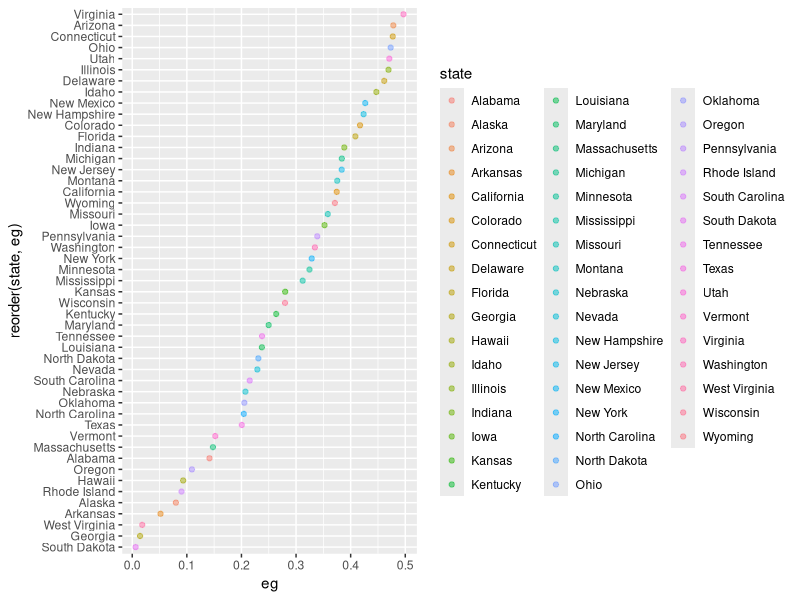
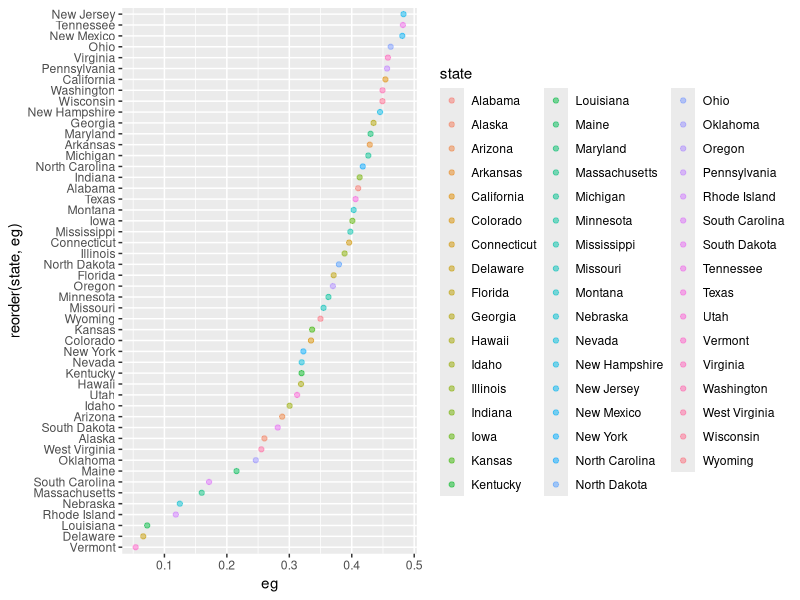
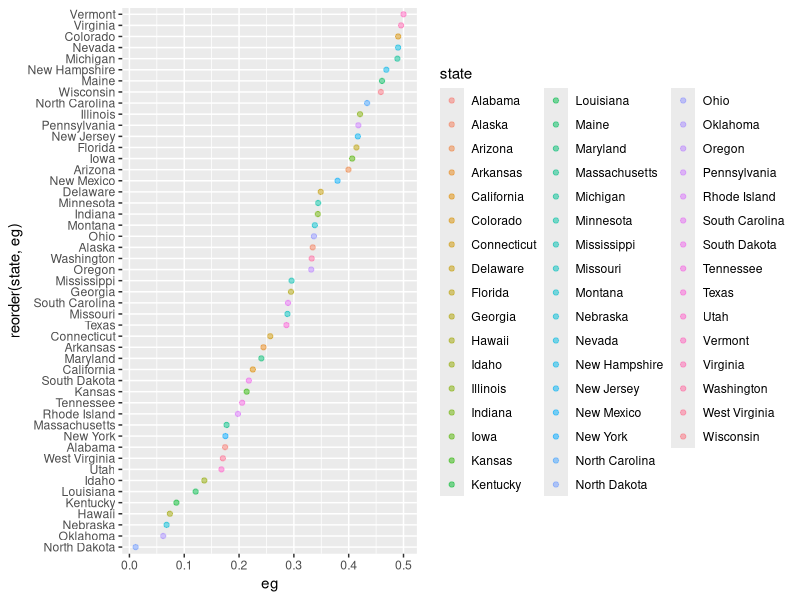
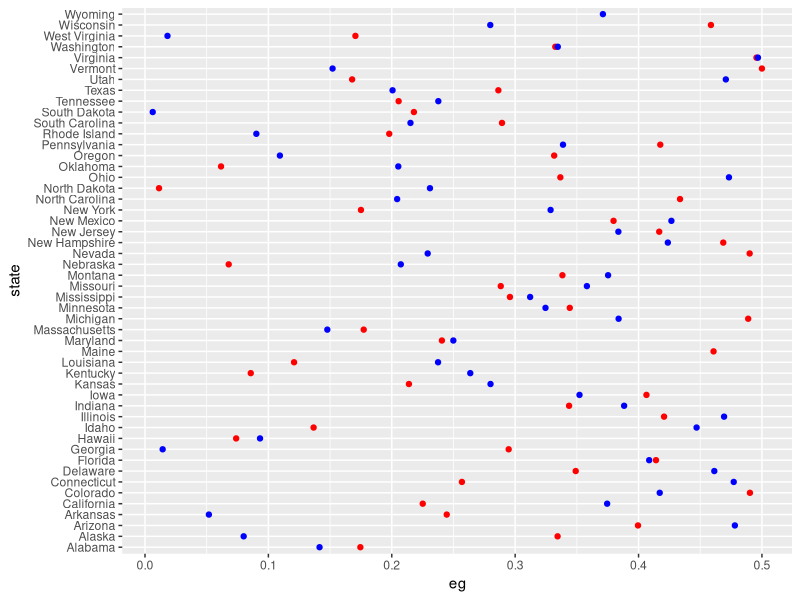

Write R code to recreate these figures, in order.
## ---- chunk 1
library(tidyverse) 
## ---- chunk 2
dn <- read_csv("1976-2016-house.csv")
eg_1976 <- dn %>% filter(year == 1976, party == "democrat" | party == "republican") %>% mutate(realDistrict = paste(state, district, sep="-")) %>% select(year, state, realDistrict, party, candidatevotes, totalvotes, state) %>% group_by(state) %>% summarise(republicanvotes = sum(candidatevotes[party=="republican"]),demvotes = sum(candidatevotes[party=="democrat"]), wastedvotes_rep = case_when(
  republicanvotes > demvotes ~ round(republicanvotes-((demvotes+republicanvotes)/2)-1, digit = 0),
  demvotes > republicanvotes ~ republicanvotes
),
wastedvotes_dem = case_when(
  republicanvotes > demvotes ~ demvotes,
  demvotes > republicanvotes ~ round(demvotes-((demvotes+republicanvotes)/2)-1, digit = 0)
),
  total_statevotes = demvotes+republicanvotes,
  eg = abs((wastedvotes_dem - wastedvotes_rep)/total_statevotes)) %>% select(state,eg)

glimpse(eg_1976)

## ---- chunk 3

ggplot(eg_1976, mapping = aes(x = reorder(state,eg), y = eg, color = state)) +
  geom_point(alpha = 0.5) + coord_flip()

## ---- chunk 4
dn <- read_csv("1976-2016-house.csv")
eg_1996 <- dn %>% filter(year == 1996, party == "democrat" | party == "republican") %>% mutate(realDistrict = paste(state, district, sep="-")) %>% select(year, state, realDistrict, party, candidatevotes, totalvotes, state) %>% group_by(state) %>% summarise(republicanvotes = sum(candidatevotes[party=="republican"]),demvotes = sum(candidatevotes[party=="democrat"]), wastedvotes_rep = case_when(
  republicanvotes > demvotes ~ round(republicanvotes-((demvotes+republicanvotes)/2)-1, digit = 0),
  demvotes > republicanvotes ~ republicanvotes
),
wastedvotes_dem = case_when(
  republicanvotes > demvotes ~ demvotes,
  demvotes > republicanvotes ~ round(demvotes-((demvotes+republicanvotes)/2)-1, digit = 0)
),
  total_statevotes = demvotes+republicanvotes,
  eg = abs((wastedvotes_dem - wastedvotes_rep)/total_statevotes)) %>% select(state,eg)

glimpse(eg_1996)

## ---- chunk 5

ggplot(eg_1996, mapping = aes(x = reorder(state,eg), y = eg, color = state)) +
  geom_point(alpha = 0.5) + coord_flip()

## ---- chunk 6
dn <- read_csv("1976-2016-house.csv")
eg_2016 <- dn %>% filter(year == 2016, party == "democrat" | party == "republican") %>% mutate(realDistrict = paste(state, district, sep="-")) %>% select(year, state, realDistrict, party, candidatevotes, totalvotes, state) %>% group_by(state) %>% summarise(republicanvotes = sum(candidatevotes[party=="republican"]),demvotes = sum(candidatevotes[party=="democrat"]), wastedvotes_rep = case_when(
  republicanvotes > demvotes ~ round(republicanvotes-((demvotes+republicanvotes)/2)-1, digit = 0),
  demvotes > republicanvotes ~ republicanvotes
),
wastedvotes_dem = case_when(
  republicanvotes > demvotes ~ demvotes,
  demvotes > republicanvotes ~ round(demvotes-((demvotes+republicanvotes)/2)-1, digit = 0)
),
  total_statevotes = demvotes+republicanvotes,
  eg = abs((wastedvotes_dem - wastedvotes_rep)/total_statevotes)) %>% select(state,eg)

glimpse(eg_2016)

## ---- chunk 7

ggplot(eg_2016, mapping = aes(x = reorder(state,eg), y = eg, color = state)) +
  geom_point(alpha = 0.5) + coord_flip()

## ---- chunk 8

ggplot(eg_2016, mapping = aes(x = state, y = eg)) +
  geom_point(color="red") + 
  geom_point(eg_1976, mapping = aes(x = state, y = eg), color="blue") +coord_flip()


